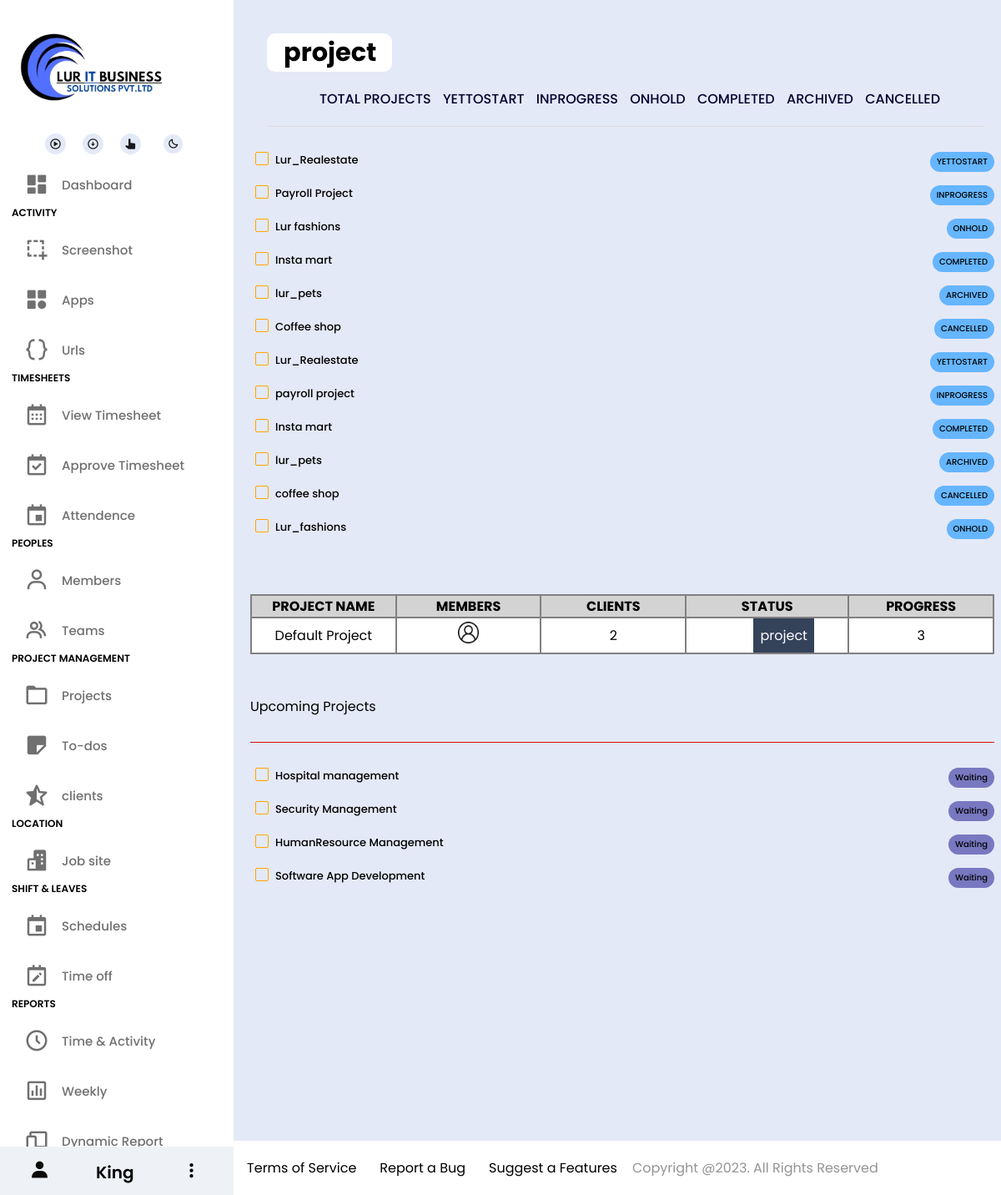
Page /project/0 on the committed database.
### lur_monitor/models.py (models this page shows, shortened)
class Proj_status(models.Model):
     status = models.CharField(max_length=50)
     class Meta:
        db_table = "Proj_status"
     def __str__(self):
      return self.status

class Project(models.Model):
         project= models.CharField(max_length=50,default=0)
         eCompany = models.ForeignKey(Company, on_delete=models.CASCADE)
         employee =models.ForeignKey(Employee, on_delete=models.CASCADE)
         pclient = models.ForeignKey(clients, on_delete=models.CASCADE,default=0)
         ePhone = models.CharField(max_length=50)
         status = models.ForeignKey(Proj_status, on_delete=models.CASCADE,default=0)
         class Meta:
            db_table = "Project"

### lur_monitor/views.py (the view)
# urls.py: path('project/<int:id>',views.project, name='project'),
def project(req,id):
     if id == 0:
        project = Project.objects.all()
     else:
        status = Proj_status.objects.get(id=id)
        project = Project.objects.filter(id=id)
     allstatus = Proj_status.objects.all()
     return render(req,"project.html",locals())

### lur_monitor/templates/project.html (shortened to what this page needs)
{% extends "index.html" %}
{% load static %}
{% block content %}
<!DOCTYPE html>
<html>
<head>
    <link href='https://unpkg.com/boxicons@2.1.4/css/boxicons.min.css' rel='stylesheet'>
    <link rel="stylesheet" href="https://cdnjs.cloudflare.com/ajax/libs/font-awesome/6.5.1/css/all.min.css"
 />
    <link rel="stylesheet" href="{% static "project.css" %}" />
</head>
<body>
    <div class="page-content">
        <div class="header"><h3>project</h3 ></div>
        <div class="content-categories">
            <div class="label-wrapper">
                <a href="{% url 'project' 0 %}">TOTAL PROJECTS</a>
            {% for i in allstatus %}
            <a href="{% url 'project' i.id %}">{{i.status}}</a>
            {% endfor %}
        </div>
            </div>
        </div>
        <div class="tasks-wrapper">
            {% for j in project %}
            <div class="task">
                <label for="item-{{i.id}}">
                    <span class="label-text">{{j.project}}</span>
                </label>
                <span class="tag Yettostart">{{j.status}}</span>
            </div>
            {% endfor %}
            <br>
            <br>
            <table bgcolor="gray" width="100%" height="70"  class="table" style="border: #f1f1f1;">
                <tr bgcolor="lightgray">
                    <th width="100">PROJECT NAME</th>
                    <th width="100">MEMBERS</th>
                    <th width="100">CLIENTS</th>
                    <th width="100">STATUS</th>
                    <th width="100">PROGRESS</th>
                </tr>
                <tr bgcolor="white" align="center">
                    <td>Default Project</td>
                    <td> <img src="{% static "img\members.png" %}" width="15%">
                    </td>
                    <td>2</td>
                    <td>
                        <div class="dropdown">
                            <button class="dropbtn">project</button>
                          </div>
                    </td>
                    <td>3</td>
                </tr>
            </table>
            <br>
            <br>
            <div class="header upcoming">Upcoming Projects</div>
            <div class="task">
                <label for="item-7">
                    <span class="label-text">Hospital management</span>
                </label>
                <span class="tag waiting">Waiting</span>
            </div>
            <div class="task">
                <label for="item-8">
                    <span class="label-text">Security Management</span>
                </label>
                <span class="tag waiting">Waiting</span>
            </div>
            <div class="task">
                <label for="item-9">
                    <span class="label-text">HumanResource Management</span>
                </label>
                <span class="tag waiting">Waiting</span>
            </div>
            <div class="task">
                <label for="item-10">
                    <span class="label-text">Software App Development</span>
                </label>
                <span class="tag waiting">Waiting</span>
            </div>
        </div>
</body>
</html>
{% endblock content %}

### lur_monitor/templates/index.html (shortened to what this page needs)
{% load static %}
    <!DOCTYPE html>
<html lang="en">
<head>
    <link rel="stylesheet" href="https://cdnjs.cloudflare.com/ajax/libs/font-awesome/6.2.1/css/all.min.css" />
    <link href='https://unpkg.com/boxicons@2.1.4/css/boxicons.min.css' rel='stylesheet'>
    <link rel="stylesheet" href="https://cdnjs.cloudflare.com/ajax/libs/font-awesome/6.5.1/css/all.min.css"
 />
    <link rel="stylesheet" href="{% static "style.css" %}" />
</head>
<body>
    <nav class="sidebar" id="sidebar">
        <header>
            <div class="image-text">
                <span class="image">
                    <img src="{% static "img/Logo.png" %}" alt="LUR Work Status">
                </span>
                <div class="text header-text">
                    <div class="icon">
                        <a href=""> <i class='bx bx-play-circle icon'></i></a>
                        <a href=""><i class='bx bx-down-arrow-circle icon'></i></a>
                        <a href=""><i class='bx bxs-hand-up icon'></i></a>
                        <button onclick="myFunction1()"> <i class='bx bx-moon icon'></i></button>
                    </div>
                </div>
            </div>
        </header>
        <div class="menu-bar">
            <div class="menu">
                <ul class="menu-links">
                    <li class="nav-link">
                        <a href="{% url "dash_week_me" %}">
                            <i class='bx bxs-dashboard icon'></i>
                            <span class="text nav-text">Dashboard</span>
                        </a>
                    </li>
                </ul>
                <p>ACTIVITY</p>
                <ul class="menu-links">
                    <li class="nav-link">
                        <a href="{% url 'screenshot' 0 %}">
                            <i class='bx bx-screenshot icon'></i>
                            <span class="text nav-text">Screenshot</span>
                        </a>
                    </li>
                    <li class="nav-link">
                        <a href="{% url "apps" 0 %}">
                            <i class='bx bxs-category icon'></i>
                            <span class="text nav-text">Apps</span>
                        </a>
                    </li>
                    <li class="nav-link">
                        <a href="{% url "urls" 0 %}">
                            <i class='bx bx-code-curly icon'></i>
                            <span class="text nav-text">Urls</span>
                        </a>
                    </li>
                </ul>
                <p>TIMESHEETS</p>
                <ul class="menu-links">
                    <li class="nav-link">
                        <a href="{% url "timesheet" 0 %}">
                            <i class='bx bx-calendar icon'></i>
                            <span class="text nav-text">View Timesheet</span>
                        </a>
                    </li>
                    <li class="nav-link">
                        <a href="{% url "approve" %}">
                            <i class='bx bx-calendar-check icon'></i>
                            <span class="text nav-text">Approve Timesheet</span>
                        </a>
                    </li>
                    <li class="nav-link">
                        <a href="{% url "attendence" 0 %}">
                            <i class='bx bx-calendar-event icon'></i>
                            <span class="text nav-text">Attendence</span>
                        </a>
                    </li>
                </ul>
                <p>PEOPLES</p>
                <ul class="menu-links">
                    <li class="nav-link">
                        <a href="{% url "members" %}">
                            <i class='bx bx-user icon'></i>
                            <span class="text nav-text">Members</span>
                        </a>
                    </li>
                    <li class="nav-link">
                        <a href="{% url "teams" %}">
                            <i class='bx bx-group icon'></i>
                            <span class="text nav-text">Teams</span>
                        </a>
                    </li>
                </ul>
                <p>PROJECT MANAGEMENT</p>
                <ul class="menu-links">
                    <li class="nav-link">
                        <a href="{% url "project" 0 %}">
                            <i class='bx bx-folder icon'></i>
                            <span class="text nav-text">Projects</span>
                        </a>
                    </li>
                    <li class="nav-link">
                        <a href="{% url "todo" %}">
                            <i class='bx bxs-note icon'></i>
                            <span class="text nav-text">To-dos</span>
                        </a>
                    </li>
                    <li class="nav-link">
                        <a href="{% url "clients" %}">
                            <i class='bx bxs-star-half icon'></i>
                            <span class="text nav-text">clients</span>
                        </a>
                    </li>
                </ul>
                <p>
                    LOCATION
                </p>
                <ul class="menu-links">
                    <li class="nav-link">
                        <a href="{% url "jobsite" %}">
                            <i class='bx bxs-buildings icon'></i>
                            <span class="text nav-text">Job site</span>
                        </a>
                    </li>
                </ul>
                <p>SHIFT & LEAVES</p>
                <ul class="menu-links">
                    <li class="nav-link">
                        <a href="{% url "schedules" %}">
                            <i class='bx bx-calendar-event icon'></i>
                            <span class="text nav-text">Schedules</span>
                        </a>
                    </li>
                    <li class="nav-link">
                        <a href="{% url "timeoff" %}">
                            <i class='bx bx-calendar-edit icon'></i>
                            <span class="text nav-text">Time off</span>
                        </a>
                    </li>
                </ul>
                <p>REPORTS</p>
                <ul class="menu-links">
                    <li class="nav-link">
                        <a href="{% url "time_act" %}">
                            <i class='bx bx-time-five icon'></i>
                            <span class="text nav-text">Time & Activity</span>
                        </a>
                    </li>
                    <li class="nav-link">
                        <a href="{% url "weekly" %}">
                            <i class='bx bx-bar-chart-square icon'></i>
                            <span class="text nav-text">Weekly</span>
                        </a>
                    </li>
                    <li class="nav-link">
                        <a href="{% url "dynamic_report" %}">
                            <i class='bx bx-devices icon'></i>
                            <span class="text nav-text">Dynamic Report</span>
                        </a>
                    </li>
                    <li class="nav-link">
                        <a href="{% url "all_reports" %}">
                            <span class="text nav-text">All Report</span>
                        </a>
                    </li>
                </ul>
            </div>
        </div>
        <div class="user-log">
            <i class='bx bxs-user user'></i>
            <p>King</p>
            <div class="dropup">
                <i class='bx bx-dots-vertical-rounded dropbtn'></i>
            </div>
        </div>
    </nav>
{% block content %}
{% endblock content %}
    <footer>
        <div class="footer">
            <ul>
                <li><a href="">Privacy Policy</a></li>
                <li><a href="">Terms of Service</a></li>
                <li><a href="{% url "help_desk" %}">Report a Bug</a></li>
                <li style="border: none;"><a href="{% url "help_desk" %}">Suggest a Features</a></li>
            </ul>
            <p>Copyright @2023. All Rights Reserved</p>
        </div>
    </footer>
</body>

### lur_monitor/static/style.css (style rules this page uses)
* { margin: 0; padding: 0; box-sizing: border-box; font-family: "Poppins", sans-serif; }
body { background-color: #E4E9F7; }
:root { --body-color: #E4E9F7; --sidebar-color: #FFF; --primary-color: #695CFE; --primary-color-light: #F6F5FF; --toggle-color: #DDD; --text-color: #707070; --tran-03: all 0.2s ease; --tran-03: all 0.3s ease; --tran-04: all 0.4s ease; --tran-05: all 0.5s ease; }
body { height: 100vh; background: var(--body-color); }
.sidebar .text { font-size: 15px; font-weight: 500; }
.sidebar { overflow-y: scroll; overflow-x: hidden; position: fixed; top: 0; left: 0; height: 100%; width: 280px; padding: 10px 14px; background: var(--sidebar-color); }
.sidebar li { height: 50px; margin-top: 10px; list-style: none; display: flex; align-items: center; }
.sidebar li .icon { display: flex; align-items: center; justify-content: center; min-width: 60px; font-size: 30px; }
.sidebar p { font-size: 12px; font-weight: 600; }
.sidebar li .icon, .sidebar li .text { color: var(--text-color); }
.sidebar header { position: relative; }
.sidebar .image-text img { width: 200px; border-radius: 6px; }
.sidebar header .image-text .header-text .icon { margin-left: 20px; display: flex; align-items: center; }
.sidebar header .image-text .header-text .icon button { background-color: #ffffff00; width: 10px; margin-left: 5px; width: min-content; padding: 2px; border: none; border-radius: 20%; }
.sidebar header .image-text .header-text .icon i { padding: 5px; background-color: #E4E9F7; border-radius: 50%; }
.sidebar header .image-text .header-text .icon a { text-decoration: none; color: #18191A; }
header .image-text .header-text { display: flex; flex-direction: column; }
.sidebar li a { height: 100%; width: 100%; display: flex; align-items: center; text-decoration: none; border-radius: 6px; transition: var(--tran-04); }
.sidebar .menu-bar { height: calc(100% - 80px); display: flex; flex-direction: column; justify-content: space-between; }
.user-log .user { color: #0a0a0a; border-radius: 50% ; padding: 5px; margin-bottom: 2px; font-size: 25px; margin-left: 30px; gap: 50rem; padding-top: 16px; }
.user-log { width: 280px; display: flex; position: fixed; left: 0; bottom: 0; background-color: rgb(238, 242, 246); color: black; font-size: 20px; border: none; }
.user-log p { font-size: 20px; margin-left: 50px; padding-top: 16px; }
.dropbtn { background-color: rgb(238, 242, 246); color: black; padding: 16px; font-size: 26px; border: none; margin-left: 40px; }
.dropup { position: relative; display: inline-block; }
.footer { margin-left: 280px; margin-top: 20px; background-color: #ffffff; padding: 20px; display: flex; gap: 9rem; bottom: 0; left: 0; }
footer ul { gap: 0.5rem; display: flex; }
footer ul li { margin: 0 5px; padding: 0 5px; list-style: none; }
footer ul li a { text-decoration: none; color: #000; }
footer p { color: #949494; }

### lur_monitor/templates/project.html (style rules this page uses)
td .dropbtn { background-color: #34425a; color: white; padding: 8px; font-size: 16px; border: none; cursor: pointer; }
td .dropdown { position: relative; display: inline-block; }
.page-content .header { margin: 0px; }

### rows in the picture
Proj_status: status "YETTOSTART"
Proj_status: status "INPROGRESS"
Proj_status: status "ONHOLD"
Proj_status: status "COMPLETED"
Proj_status: status "ARCHIVED"
Proj_status: status "CANCELLED"
Project: project "Lur_Realestate", status "YETTOSTART"
Project: project "Payroll Project", status "INPROGRESS"
Project: project "Lur fashions", status "ONHOLD"
Project: project "Insta mart", status "COMPLETED"
Project: project "lur_pets", status "ARCHIVED"
Project: project "Coffee shop", status "CANCELLED"
Project: project "Lur_Realestate", status "YETTOSTART"
Project: project "payroll project", status "INPROGRESS"
Project: project "Insta mart", status "COMPLETED"
Project: project "lur_pets", status "ARCHIVED"
Project: project "coffee shop", status "CANCELLED"
Project: project "Lur_fashions", status "ONHOLD"
